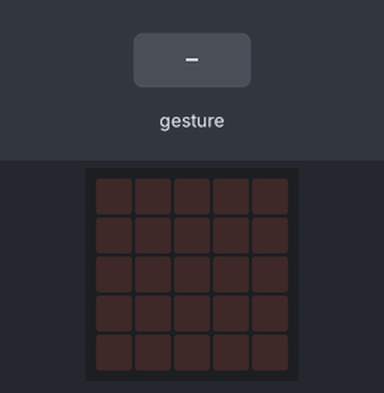
Recording of a program running on a simulated Calliope mini (MakeCode). Parts: the board's 5×5 LED display. The inputs (shaded band) are chosen by the test bench. Random numbers come from a fixed seed; a tilt is held for 1.5 s and a shake lasts 1 s, then the board lies face up again.

Above: at 1.2 s.
1.3 s: gesture 'shake'
At 1.9 s:
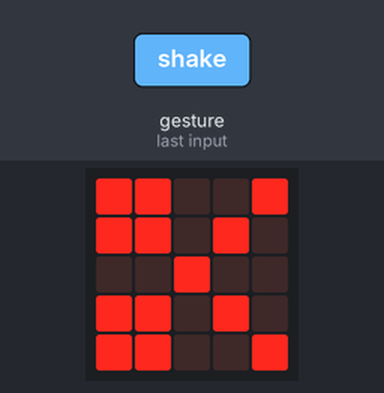
Timing chart, 0 to 4.3 s (numbered marks = the images above; inputs shaded):
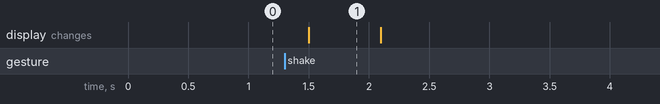

Measured:
- after the input at 1.3 s, the display: changes after 0.20 s (image 1)
- what the display in image 1 shows lasts 0.6 s, from 1.5 s to 2.1 s

The program:

main.ts
```typescript
input.onGesture(Gesture.Shake, function () {
    zufall = randint(1, 3)
    if (zufall == eins) {
        basic.showIcon(IconNames.Scissors)
    }
    if (zufall == zwei) {
        basic.showIcon(IconNames.Chessboard)
    }
    if (zufall == drei) {
        basic.showIcon(IconNames.Square)
    }
    basic.clearScreen()
})
let zufall = 0
let zwei = 0
let drei = 0
let eins = 0
eins = 1
drei = 5
zwei = 6
```

test.ts
```typescript
// Hier kann man Tests durchführen; diese Datei wird nicht kompiliert, wenn dieses Paket als Erweiterung verwendet wird.
```
